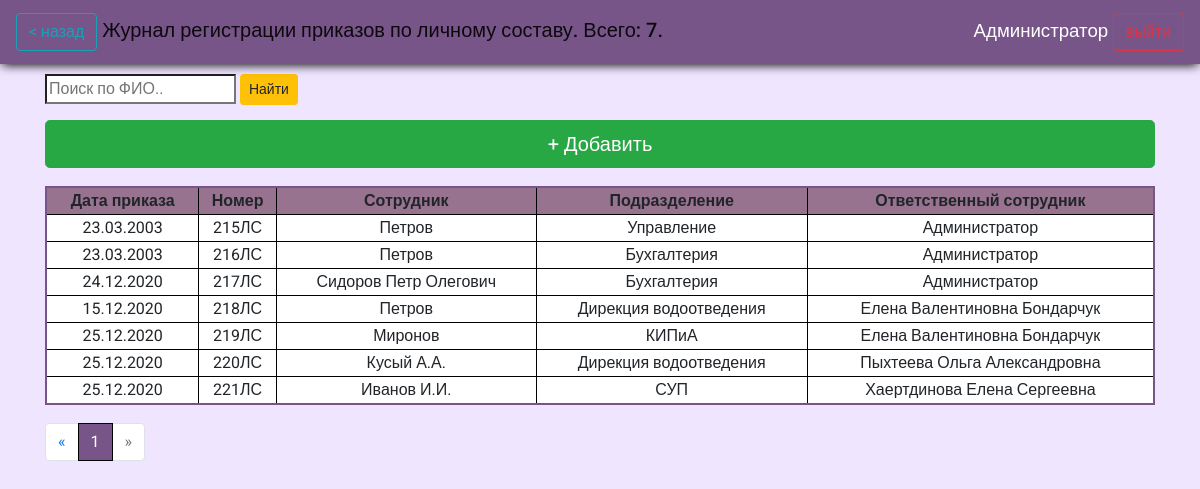
Before: /journals/orders_on_personnel/ (signed in) with the older database file.
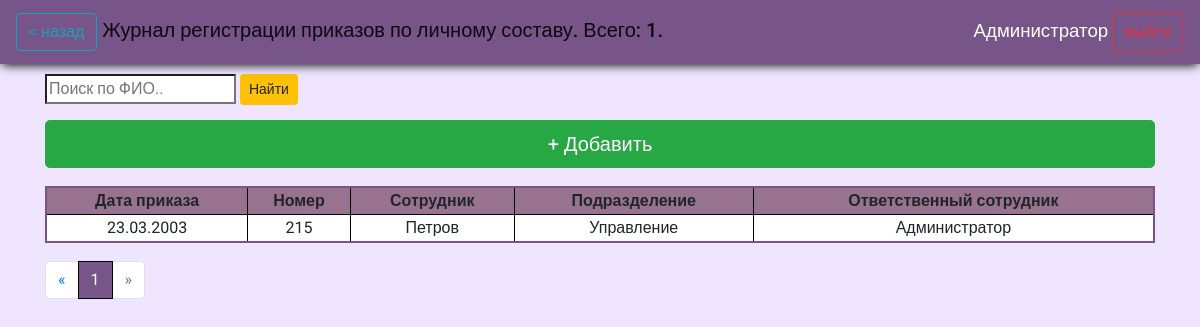
After: the same page with the newer database file.
### reg_jounals/models.py (models this page shows, shortened)
class OrdersOnPersonnel(models.Model):
    op_number = models.CharField(max_length=5, help_text="Введите номер приказа", verbose_name="Номер приказа", db_index=True)
    op_date = models.DateField(help_text="Введите дату приказа", verbose_name="Дата приказа", db_index=True)
    op_dep = models.ForeignKey('Departments', on_delete=models.CASCADE,  verbose_name="Подразделение ", default="1")
    op_emloyer = models.CharField(max_length=256, help_text="Введите ФИО сотрудника", verbose_name="ФИО сотрудника", db_index=True)
    op_content = models.TextField(help_text="Введите содержание", verbose_name="Содержание приказа")
    op_res_officer = models.CharField(blank=True, editable=False,  max_length=256, help_text="Сотрудник, который внес документ в систему ", verbose_name='Ответственный сотрудник')
    class Meta:
        ordering = ["op_number"]
        verbose_name = 'Приказ по личному составу'
        verbose_name_plural = 'Приказы по личному составу'

class Departments(models.Model):
    dep_name = models.CharField(max_length=256,  help_text="Введите название подразделения", verbose_name="Название подразделения", db_index=True)
    class Meta:
        ordering = ["dep_name"]
        verbose_name = 'Подразделение'
        verbose_name_plural = 'Подразделения'
    def __str__(self):
        doc_fullname = self.dep_name
        return doc_fullname

### reg_jounals/views.py (the view)
# urls.py: path('orders_on_personnel/', views.order_on_personnel, name='orders_on_personnel'),
def order_on_personnel(request):
    if request.user.is_authenticated:
        search_query = request.GET.get('op_search','')
        if search_query:
            orders = OrdersOnPersonnel.objects.filter(op_emloyer__icontains=search_query)
        else:
            orders = OrdersOnPersonnel.objects.all()
        p_orders = Paginator(orders, page_count)
        page_number = request.GET.get('page', 1)
        page = p_orders.get_page(page_number)
        count = len(orders)
        return render(request, 'reg_jounals/orders_on_personnel.html', context={'orders':page, 'count':count})
    else:
        return render(request, 'reg_jounals/no_auth.html')

### reg_jounals/templates/reg_jounals/orders_on_personnel.html (shortened to what this page needs)
{%extends "reg_jounals/index.html" %}
{%block header%} <a class="btn btn-outline-info" href="../"> < назад</a> Журнал регистрации приказов по личному составу. Всего: {{count}}.  {%endblock%}
{%block content%}
<form action="{% url 'orders_on_personnel' %}">
  <input type="search" name="op_search" placeholder="Поиск по ФИО..">
  <button class="btn btn-sm btn-warning" type="submit" name="" value="Найти">Найти</button>
</form>
<a class="btn btn-success btn-lg m-bottom btn-add " href="{%url 'orders_on_personnel_add_url'%}"> + Добавить</a>
{% if orders %}
<table>
  <thead class="thead-dark">
  <tr class="tr-header">
    <th scope="col">Дата приказа</th>
    <th scope="col">Номер</th>
    <th scope="col">Сотрудник</th>
    <th scope="col">Подразделение</th>
    <th scope="col">Ответственный сотрудник</th>
  </tr>
  </thead>
  {%for order in orders%}
<tr onclick="return location.href = '{% url 'orders_on_personnel_upd_url' id=order.id%}' ">
    <td>{{order.op_date|date:"d.m.Y"}}</td>
    <td>{{order.op_number}}</td>
    <td>{{order.op_emloyer}}</td>
    <td>{{order.op_dep}}</td>
    <td>{{order.op_res_officer}}</td>
</tr>
  {%endfor%}
</table>
<nav  class="paginator" aria-label="Page navigation example">
  <ul class="pagination">
    <li class="page-item">
      <a class="page-link" href="#" aria-label="Previous">
<span aria-hidden="true">&laquo;</span>
      </a>
    </li>
{% for p in orders.paginator.page_range %}
  {% if orders.number == p%}
   <li class="page-item active"><a class="page-link" href="?page={{p}}">{{ p }}</a></li>
   {%else%}
        <li class="page-item"><a class="page-link" href="?page={{p}}">{{ p }}</a></li>
    {%endif%}
  {% endfor %}
{%if orders.has_next%}
    <li class="page-item">
      <a class="page-link" href='?page={{orders.next_page_number}}' aria-label="Next">
<span aria-hidden="true">&raquo;</span>
      </a>
    </li>
  {%else%}
  <li class="page-item disabled">
    <a class="page-link" href='#' aria-disabled='true' aria-label="Next">
      <span aria-hidden="true">&raquo;</span>
    </a>
  </li>
  {%endif%}
  </ul>
</nav>
{%else%}
<h2>Записей нет</h2>
{%endif%}
{%endblock%}

Changed rows visible on the page:
removed OrdersOnPersonnel: op_date "23.03.2003", op_number "216ЛС", op_emloyer "Петров", op_dep "Бухгалтерия", op_res_officer "Администратор"
removed OrdersOnPersonnel: op_date "24.12.2020", op_number "217ЛС", op_emloyer "Сидоров Петр Олегович", op_dep "Бухгалтерия", op_res_officer "Администратор"
removed OrdersOnPersonnel: op_date "15.12.2020", op_number "218ЛС", op_emloyer "Петров", op_dep "Дирекция водоотведения", op_res_officer "Елена Валентиновна Бондарчук"
removed OrdersOnPersonnel: op_date "25.12.2020", op_number "219ЛС", op_emloyer "Миронов", op_dep "КИПиА", op_res_officer "Елена Валентиновна Бондарчук"
removed OrdersOnPersonnel: op_date "25.12.2020", op_number "220ЛС", op_emloyer "Кусый А.А.", op_dep "Дирекция водоотведения", op_res_officer "Пыхтеева Ольга Александровна"
removed OrdersOnPersonnel: op_date "25.12.2020", op_number "221ЛС", op_emloyer "Иванов И.И.", op_dep "СУП", op_res_officer "Хаертдинова Елена Сергеевна"
changed OrdersOnPersonnel "Петров": op_number "215ЛС" → "215"
Other visible differences:
{{ count }}: "7" → "1"
